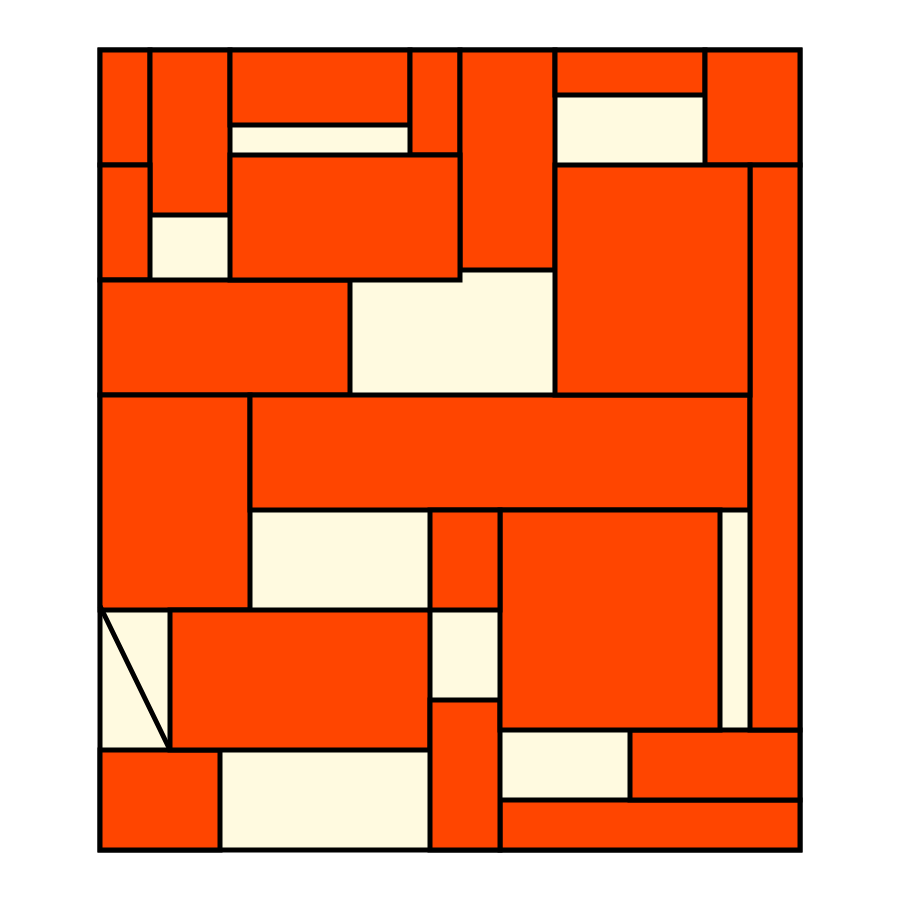
Frame 1 (no input)
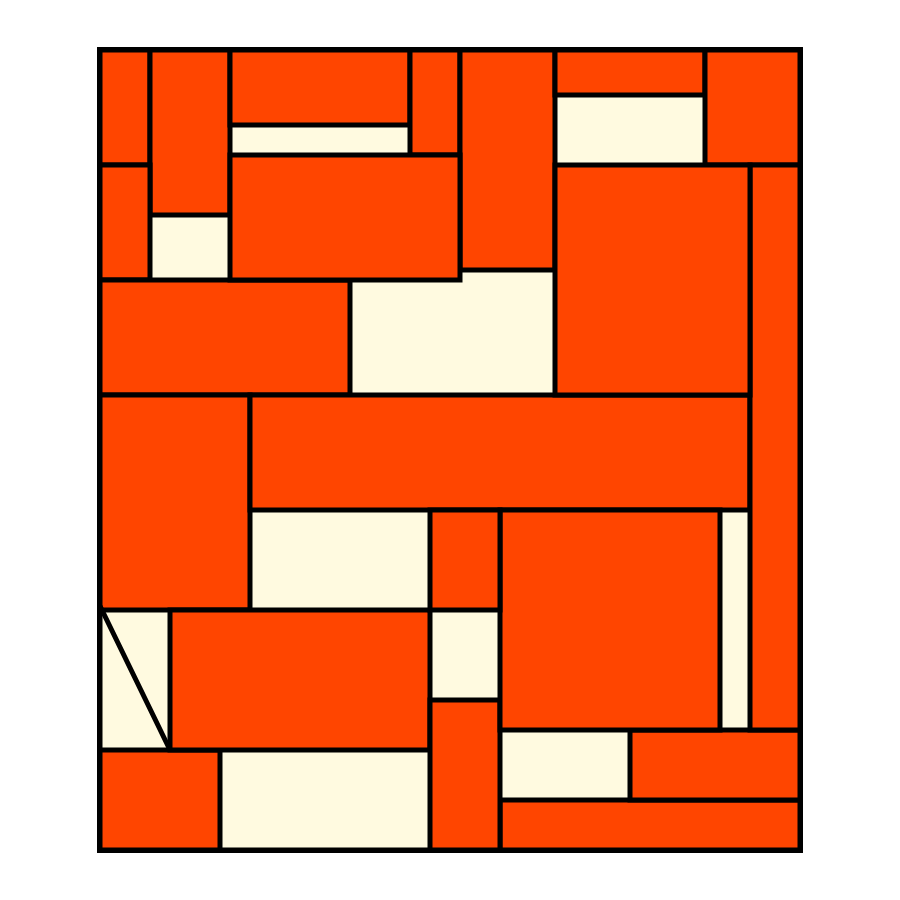
Frame 60 (no input)
Frame 120 (the mouse pressed at the canvas centre since frame 60): identical to frame 60, image omitted

The p5.js sketch that drew these frames (run headless with seeded random() and noise() and a simulated clock; from frame 60 on, the mouse is pressed at the canvas centre):

// p5.js sketch
// ── sketch.js
function setup()
{
	//create a large square canvas
	createCanvas(900, 900);
}

function draw()
{

	//set the fill colour to LemonChiffon
	fill(255, 250, 224);

	//set a thick stroke weight for the black lines
	strokeWeight(5);

	//draw the outer rectangle 
	rect(100, 50, 700, 800);

	//
	fill(255, 69, 0);
	rect(100, 50, 50, 115);

	rect(150, 50, 80, 165);

	rect(230, 50, 180, 75);

	rect(410, 50, 50, 105);

	rect(460, 50, 95, 220);

	rect(555, 50, 150, 45);

	rect(705, 50, 95, 115);

	rect(100, 165, 50, 115);

	rect(100, 280, 250, 115);

	rect(100, 395, 150, 215);

	rect(100, 750, 120, 100);

	triangle(100, 606, 170, 750);

	rect(170, 610, 260, 140);

	rect(230, 155, 230, 125);

	rect(500, 800, 300, 50);

	rect(430, 700, 70, 150);

	rect(630, 730, 170, 70);

	rect(250, 395, 500, 115);

	rect(750, 165, 50, 565);

	rect(555, 165, 195, 230);

	rect(500, 510, 220, 220);

	rect(430, 510, 70, 100)
	
}
